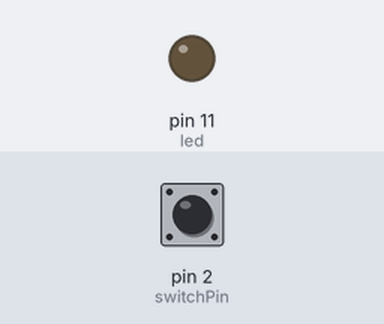
A sketch run on a simulated Arduino Uno, built with avr-gcc and run on an emulated ATmega328P. On the bench: output pins drawn as LEDs (lit = HIGH). Dashed ring = blinking. The inputs (shaded band) are chosen by the test bench; at power-on: pin 2 (switchPin) LOW. What the sketch prints to the serial monitor is not drawn.

Above: at 1.2 s.
1.3 s: pin 2 (switchPin) pulled HIGH for 0.15 s
At 2.3 s:
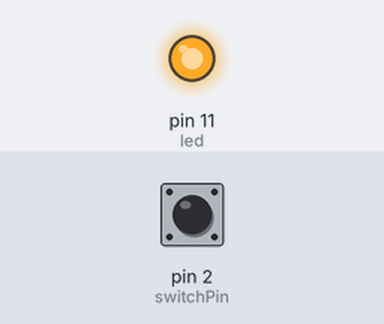
2.9 s: pin 2 (switchPin) pulled HIGH for 1 s
At 6.7 s:
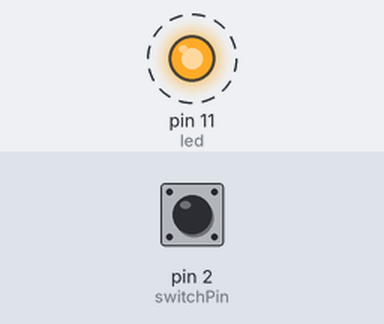
6.9 s: pin 2 (switchPin) driven HIGH
9.9 s: pin 2 (switchPin) driven LOW
At 10.5 s:
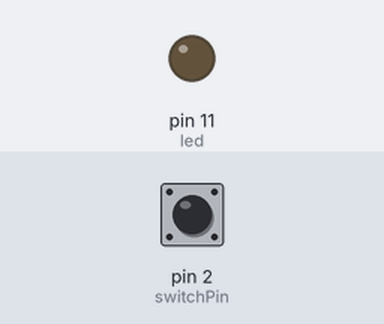
Timing chart, 0 to 12.4 s (numbered marks = the images above; inputs shaded):
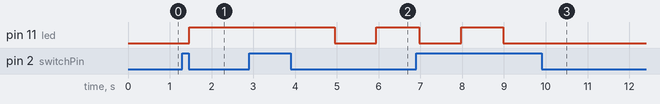

Measured:
- after the input at 1.3 s, pin 11 (led): LOW → HIGH after 0.17 s
- after the input at 2.9 s, pin 11 (led): HIGH → LOW after 2.0 s, → HIGH 1.0 s later
- after the input at 9.9 s, pin 11 (led): stays LOW (without the input it goes to HIGH after 0.09 s)

The sketch:

basicCounterWMillis.ino
```cpp
#define switchPin 2
#define led 11

int switchRead = 0;

int counter = 0;

boolean pressing = false;

int interval = 1000;

long prevMillis = 0;

boolean ledOnOff = false;

void setup() {
  // put your setup code here, to run once:
  Serial.begin(9600);
  pinMode(switchPin, INPUT);
  pinMode(led, OUTPUT);
}

void loop() {
  // put your main code here, to run repeatedly:
  //digitalWrite(led,HIGH);
  switchRead = digitalRead(switchPin);
  //Serial.println(switchRead);

  if(switchRead == 1){
    //counter = counter + 1;
    pressing = true;
    Serial.println("User is pressing the button");
  }

  if(switchRead == 0 && pressing == true){
    counter = counter +1;
    pressing = false;
  }
  Serial.println(counter);


  if(counter == 1){
    digitalWrite(led, HIGH);
  }else if(counter == 2){
    //mode 2
  long currentMillis = millis();
  if (currentMillis - prevMillis > interval) {
    prevMillis = currentMillis;
    Serial.println(currentMillis);
    //Set our action
    if (ledOnOff == false) {
      ledOnOff = true;
    } else {
      ledOnOff = false;
    }
  }

  if (ledOnOff == false) {
    digitalWrite(led, LOW);
  }

  if (ledOnOff == true) {
    digitalWrite(led, HIGH);
  }
    }else{
    digitalWrite(led,LOW);
    counter = 0;
  }
}
```
